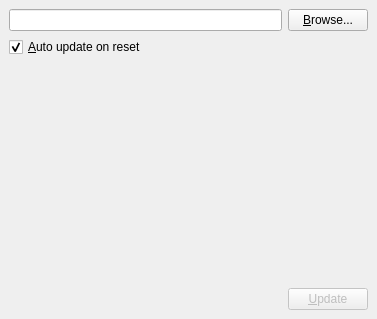
<?xml version="1.0" encoding="UTF-8"?>
<ui version="4.0">
 <class>UpdateWindow</class>
 <widget class="QMainWindow" name="UpdateWindow">
  <property name="geometry">
   <rect>
    <x>0</x>
    <y>0</y>
    <width>377</width>
    <height>319</height>
   </rect>
  </property>
  <property name="contextMenuPolicy">
   <enum>Qt::NoContextMenu</enum>
  </property>
  <property name="acceptDrops">
   <bool>true</bool>
  </property>
  <property name="windowTitle">
   <string>Firmware Update</string>
  </property>
  <widget class="QWidget" name="centralwidget">
   <layout class="QVBoxLayout" name="verticalLayout">
    <item>
     <layout class="QGridLayout" name="gridLayout">
      <item row="0" column="0">
       <widget class="QLineEdit" name="lineEdit"/>
      </item>
      <item row="0" column="1">
       <widget class="QPushButton" name="browseButton">
        <property name="text">
         <string>&amp;Browse...</string>
        </property>
       </widget>
      </item>
      <item row="3" column="1">
       <widget class="QPushButton" name="updateButton">
        <property name="enabled">
         <bool>false</bool>
        </property>
        <property name="text">
         <string>&amp;Update</string>
        </property>
       </widget>
      </item>
      <item row="1" column="0" colspan="2">
       <widget class="QCheckBox" name="autoCheckBox">
        <property name="text">
         <string>&amp;Auto update on reset</string>
        </property>
        <property name="checked">
         <bool>true</bool>
        </property>
       </widget>
      </item>
      <item row="2" column="0" colspan="2">
       <spacer name="verticalSpacer">
        <property name="orientation">
         <enum>Qt::Vertical</enum>
        </property>
        <property name="sizeHint" stdset="0">
         <size>
          <width>20</width>
          <height>40</height>
         </size>
        </property>
       </spacer>
      </item>
     </layout>
    </item>
   </layout>
  </widget>
 </widget>
 <tabstops>
  <tabstop>lineEdit</tabstop>
  <tabstop>browseButton</tabstop>
  <tabstop>autoCheckBox</tabstop>
  <tabstop>updateButton</tabstop>
 </tabstops>
 <resources/>
 <connections/>
</ui>
